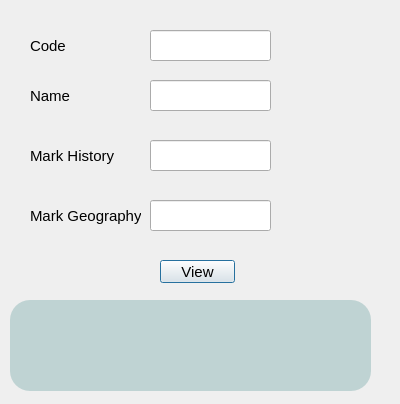
<?xml version="1.0" encoding="UTF-8"?>
<ui version="4.0">
 <class>Dialog</class>
 <widget class="QDialog" name="Dialog">
  <property name="geometry">
   <rect>
    <x>0</x>
    <y>0</y>
    <width>400</width>
    <height>404</height>
   </rect>
  </property>
  <property name="windowTitle">
   <string>Dialog</string>
  </property>
  <property name="styleSheet">
   <string notr="true">font:15px</string>
  </property>
  <widget class="QLineEdit" name="lineEdit">
   <property name="geometry">
    <rect>
     <x>150</x>
     <y>30</y>
     <width>121</width>
     <height>31</height>
    </rect>
   </property>
  </widget>
  <widget class="QLabel" name="label">
   <property name="geometry">
    <rect>
     <x>30</x>
     <y>30</y>
     <width>71</width>
     <height>31</height>
    </rect>
   </property>
   <property name="text">
    <string>Code</string>
   </property>
  </widget>
  <widget class="QLabel" name="label_2">
   <property name="geometry">
    <rect>
     <x>30</x>
     <y>80</y>
     <width>71</width>
     <height>31</height>
    </rect>
   </property>
   <property name="text">
    <string>Name</string>
   </property>
  </widget>
  <widget class="QLineEdit" name="lineEdit_2">
   <property name="geometry">
    <rect>
     <x>150</x>
     <y>80</y>
     <width>121</width>
     <height>31</height>
    </rect>
   </property>
  </widget>
  <widget class="QLineEdit" name="lineEdit_3">
   <property name="geometry">
    <rect>
     <x>150</x>
     <y>140</y>
     <width>121</width>
     <height>31</height>
    </rect>
   </property>
  </widget>
  <widget class="QLabel" name="label_3">
   <property name="geometry">
    <rect>
     <x>30</x>
     <y>140</y>
     <width>91</width>
     <height>31</height>
    </rect>
   </property>
   <property name="text">
    <string>Mark History</string>
   </property>
  </widget>
  <widget class="QLineEdit" name="lineEdit_4">
   <property name="geometry">
    <rect>
     <x>150</x>
     <y>200</y>
     <width>121</width>
     <height>31</height>
    </rect>
   </property>
  </widget>
  <widget class="QLabel" name="label_4">
   <property name="geometry">
    <rect>
     <x>30</x>
     <y>200</y>
     <width>111</width>
     <height>31</height>
    </rect>
   </property>
   <property name="text">
    <string>Mark Geography</string>
   </property>
  </widget>
  <widget class="QPushButton" name="pushButton">
   <property name="geometry">
    <rect>
     <x>160</x>
     <y>260</y>
     <width>75</width>
     <height>23</height>
    </rect>
   </property>
   <property name="text">
    <string>View</string>
   </property>
  </widget>
  <widget class="QLabel" name="label_5">
   <property name="geometry">
    <rect>
     <x>10</x>
     <y>300</y>
     <width>361</width>
     <height>91</height>
    </rect>
   </property>
   <property name="styleSheet">
    <string notr="true">background:rgba(1,100,100,0.2);border-radius:20px;</string>
   </property>
   <property name="text">
    <string/>
   </property>
  </widget>
 </widget>
 <resources/>
 <connections/>
</ui>
